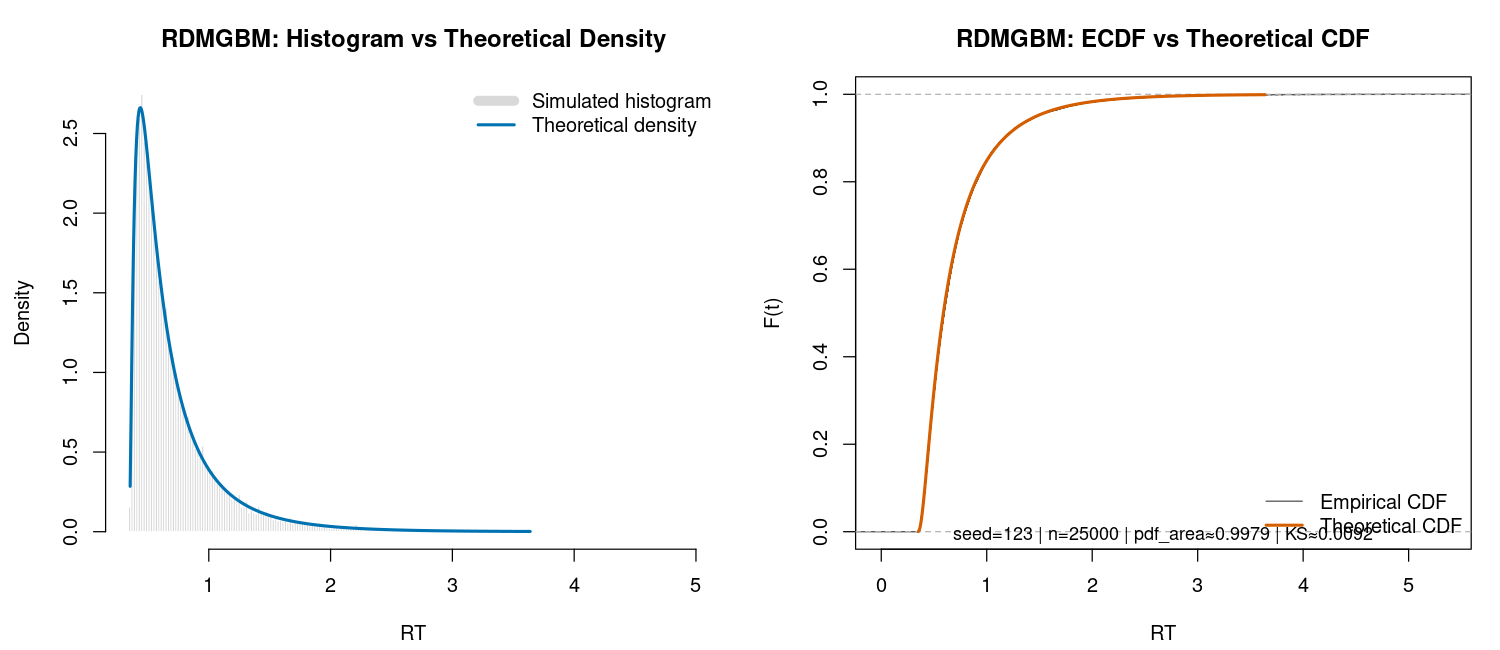

Write the R code that produced this figure.
#!/usr/bin/env Rscript

suppressPackageStartupMessages({
  library(EMC2)
})

args <- commandArgs(trailingOnly = TRUE)
seed <- if (length(args) >= 1) as.integer(args[[1]]) else 123
n <- if (length(args) >= 2) as.integer(args[[2]]) else 30000
out_png <- if (length(args) >= 3) args[[3]] else "WorkingTests/rdmgbm_density_cdf_check.png"

set.seed(seed)

# Sample sensible positive natural-scale parameters.
# Draw s first, then v so v/s > 0.5 with margin (positive GBM log-drift).
s_draw <- runif(1, 0.70, 1.40)
par_row <- c(
  v = runif(1, 1.05 * s_draw, 2.40 * s_draw),
  B = runif(1, 0.15, 1.25),
  A = runif(1, 0.05, 0.65),
  t0 = runif(1, 0.10, 0.35),
  s = s_draw
)

# Repeat one parameter set over trials for the model rfun.
pars <- matrix(rep(par_row, n), nrow = n, byrow = TRUE,
               dimnames = list(NULL, names(par_row)))
attr(pars, "ok") <- rep(TRUE, nrow(pars))

model <- RDMGBM()
lR <- factor(rep("acc", n), levels = "acc")
sim <- model$rfun(data = list(lR = lR), pars = pars)
rt <- sim$rt
rt <- rt[is.finite(rt)]

if (length(rt) < 100L) {
  stop("Too few finite RTs were generated; adjust parameter ranges.")
}

# Data-driven support for plotting.
q_lo <- as.numeric(quantile(rt, 0.001))
q_hi <- as.numeric(quantile(rt, 0.999))
t_lo <- max(min(rt), q_lo)
t_hi <- q_hi
if (!(t_hi > t_lo)) {
  t_lo <- min(rt)
  t_hi <- max(rt)
}
t_vec <- seq(t_lo, t_hi, length.out = 500)

pars_one <- matrix(par_row, nrow = 1, dimnames = list(NULL, names(par_row)))
pdf_vec <- model$dfun(t_vec, pars_one)
cdf_vec <- model$pfun(t_vec, pars_one)

# Numerical sanity checks.
pdf_area <- sum(diff(t_vec) * (head(pdf_vec, -1) + tail(pdf_vec, -1)) / 2)
ks <- suppressWarnings(ks.test(rt, function(x) {
  model$pfun(x, pars_one)
})$statistic)

# Plot.
png(out_png, width = 1500, height = 650, res = 120)
par(mfrow = c(1, 2), mar = c(4.2, 4.4, 3.2, 1.2))

hist(rt,
     breaks = "FD",
     freq = FALSE,
     border = "white",
     col = "grey85",
     main = "RDMGBM: Histogram vs Theoretical Density",
     xlab = "RT")
lines(t_vec, pdf_vec, col = "#0072B2", lwd = 2.5)
legend("topright", bty = "n", lwd = c(8, 2.5),
       col = c("grey85", "#0072B2"),
       legend = c("Simulated histogram", "Theoretical density"))

plot(ecdf(rt),
     main = "RDMGBM: ECDF vs Theoretical CDF",
     xlab = "RT", ylab = "F(t)",
     verticals = TRUE, do.points = FALSE,
     col = "grey35", lwd = 1.1)
lines(t_vec, cdf_vec, col = "#D55E00", lwd = 2.5)
legend("bottomright", bty = "n", lwd = c(1.1, 2.5),
       col = c("grey35", "#D55E00"),
       legend = c("Empirical CDF", "Theoretical CDF"))

mtext(sprintf("seed=%d | n=%d | pdf_area≈%.4f | KS≈%.4f", seed, length(rt), pdf_area, as.numeric(ks)),
      side = 1, line = -1.2, outer = FALSE, cex = 0.9)

dev.off()

cat("RDMGBM parameter draw (natural scale):\n")
print(round(par_row, 4))
cat(sprintf("Finite RTs: %d\n", length(rt)))
cat(sprintf("PDF integral over plotted range: %.6f\n", pdf_area))
cat(sprintf("KS statistic vs theoretical CDF: %.6f\n", as.numeric(ks)))
cat(sprintf("Plot written to: %s\n", out_png))
